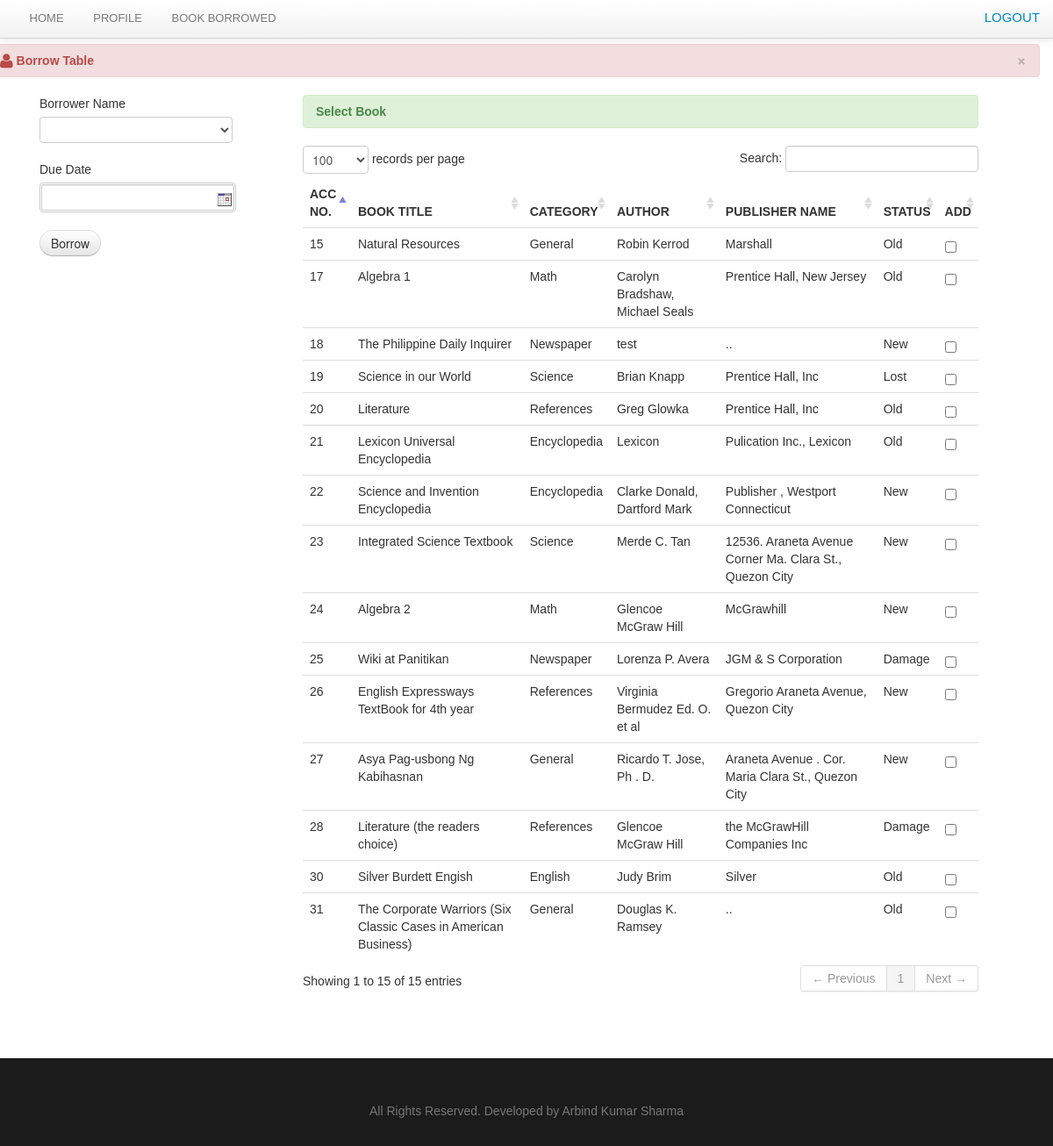
/borrow.php (signed in), run on the app's committed database.
### tables this page shows
CREATE TABLE `book` (
  `book_id` int(11) NOT NULL,
  `book_title` varchar(100) NOT NULL,
  `category_id` int(50) NOT NULL,
  `author` varchar(50) NOT NULL,
  `book_copies` int(11) NOT NULL,
  `book_pub` varchar(100) NOT NULL,
  `publisher_name` varchar(100) NOT NULL,
  `isbn` varchar(50) NOT NULL,
  `copyright_year` int(11) NOT NULL,
  `date_receive` varchar(20) NOT NULL,
  `date_added` datetime NOT NULL,
  `status` varchar(30) NOT NULL
);

CREATE TABLE `category` (
  `category_id` int(11) NOT NULL,
  `classname` varchar(50) DEFAULT NULL
);

### borrow.php (the view, shortened to what this page needs)
<?php include('header.php'); ?>
<?php include('navbar.php'); ?>
    <div class="container">
		<div class="margin-top">
			<div class="row">
								<div class="alert alert-danger">
                                    <button type="button" class="close" data-dismiss="alert">&times;</button>
                                    <strong><i class="icon-user icon-large"></i>&nbsp;Borrow Table</strong>
                                </div>
		<div class="span12">
		<form method="post" action="borrow_save.php">
<div class="span3">
											<div class="control-group">
				<label class="control-label" for="inputEmail">Borrower Name</label>
				<div class="controls">
				<select name="member_id" class="chzn-select"required/>
				<option></option>
				<?php
        $con = mysqli_connect('localhost','root','', 'lms')or die(mysqli_error());
        $result =  mysqli_query($con, "select * from member")or die(mysqli_error());
				while ($row=mysqli_fetch_array($result)){ ?>
				<option value="<?php echo $row['member_id']; ?>"><?php echo $row['firstname']." ".$row['lastname']; ?></option>
				<?php } ?>
				</div>
			</div>
				<div class="control-group">
					<label class="control-label" for="inputEmail">Due Date</label>
					<div class="controls">
					<input type="text"  class="w8em format-d-m-y highlight-days-67 range-low-today" name="due_date" id="sd" maxlength="10" style="border: 3px double #CCCCCC;" required/>
					</div>
				</div>
				<div class="control-group">
					<div class="controls">
								<button name="delete_student" class="btn btn-default">Borrow</button>
					</div>
				</div>
				</div>
				<div class="span8">
						<div class="alert alert-success"><strong>Select Book</strong></div>
                            <table cellpadding="0" cellspacing="0" border="0" class="table" id="example">
                                <thead>
                                    <tr>
                                        <th>Acc No.</th>
                                        <th>Book title</th>
                                        <th>Category</th>
										<th>Author</th>
										<th>Publisher name</th>
										<th>status</th>
										<th>Add</th>
                                    </tr>
                                </thead>
                                <tbody>
                                  <?php  $user_query=mysqli_query($con, "select * from book where status != 'Archive' ")or die(mysqli_error());
									while($row=mysqli_fetch_array($user_query)){
									$id=$row['book_id'];
									$cat_id=$row['category_id'];
											$cat_query = mysqli_query($con, "select * from category where category_id = '$cat_id'")or die(mysqli_error());
											$cat_row = mysqli_fetch_array($cat_query);
									?>
									<tr class="del<?php echo $id ?>">
                                    <td><?php echo $row['book_id']; ?></td>
                                    <td><?php echo $row['book_title']; ?></td>
									<td><?php echo $cat_row ['classname']; ?> </td>
                                    <td><?php echo $row['author']; ?> </td>
									 <td><?php echo $row['publisher_name']; ?></td>
									  <td width=""><?php echo $row['status']; ?></td>
                                    <td width="20">
												<input id="" class="uniform_on" name="selector[]" type="checkbox" value="<?php echo $id; ?>" >
                                    </td>
                                    </tr>
									<?php  }  ?>
                                </tbody>
                            </table>
			    </form>
			</div>
			</div>
			</div>
		</div>
<?php include('footer.php') ?>

### header.php (shortened to what this page needs)
<!DOCTYPE html>
<html>
<head>
			<link href="css/bootstrap.css" rel="stylesheet" media="screen">
			<link href="css/bootstrap-responsive.css" rel="stylesheet" media="screen">
			<link href="css/docs.css" rel="stylesheet" media="screen">
			<link href="css/diapo.css" rel="stylesheet" media="screen">
			<link href="css/font-awesome.css" rel="stylesheet" media="screen">
			<link rel="stylesheet" type="text/css" href="css/style.css" />
			<link rel="stylesheet" type="text/css" href="css/DT_bootstrap.css" />
			<link rel="stylesheet" type="text/css" media="print" href="css/print.css" />
        <link href="css/datepicker.css" rel="stylesheet" type="text/css" />
</head>
<body>

### navbar.php (shortened to what this page needs)
 <div class="navbar navbar-fixed-top nav-wrapper">
       <div class="navbar-inner">
           <div class="container">
               <div class="nav-collapse collapse">
<ul class="nav">
<li><a href="dashboard.php"></i>&nbsp;Home</a></li>
     <?php if(isset($_SESSION['role']) && ($_SESSION['role'] == 'admin')) {?>
       <?php include('dropdown.php');?>
       <li><a href="books.php">&nbsp;Books</a></li>
		<li><a href="student.php"></i>&nbsp;Students</a></li>
     <?php } else {?>
         <li><a href="studentProfile.php"></i>&nbsp;Profile</a></li>
         <li><a href="student_book_borrowed.php"></i>&nbsp;Book Borrowed</a></li>
     <?php }?>
</ul>
 <div class="pull-right">
	<div class="admin"><a href="#logout" data-toggle="modal"></i>&nbsp;Logout</a></div>
                </div>
               </div>
           </div>
       </div>
   </div>

### footer.php (shortened to what this page needs)
    <footer class="footer">
      <div class="container">
	  <div class="foot-margin">
        <p></br> All Rights Reserved. Developed by Arbind Kumar Sharma</p>
      </div>
      </div>
    </footer>
</body>
</html>

### css/docs.css (style rules this page uses)
body { font-family:'TR Century Gothic',Helvetica,Arial,sans-serif !important; }
.btn { border-radius: 25px !important; }
.alert { text-shadow: none; }
th { text-transform:uppercase; }
.nav li a { text-transform:uppercase; }
.admin { color: yellow; font-size: 15px; margin-top: 10px; text-transform: uppercase; }
.margin-top { margin-top:50px; }
body { background: url(../img/grid_noise.png); position: relative; }
body > .navbar { font-size: 13px; }
.footer { text-align: center; padding: 30px 0; margin-top: 70px; border-top: 1px solid #e5e5e5; background-color:#1B1B1B; }
.footer p { margin-bottom: 0; color: #777; }

### css/print.css (style rules this page uses)
.navbar { display:none; }
th { text-align:left; }
td { text-align:left; border-top:1px solid; padding:2px; }
.btn { display:none; }
.alert { display:none; }
body { font-family:arial; font-size:13px; }
.nav { display:none; }

### data on the page
book: book_id "15", book_title "Natural Resources", category.classname "General", author "Robin Kerrod", publisher_name "Marshall", status "Old"
book: book_id "17", book_title "Algebra 1", category.classname "Math", author "Carolyn Bradshaw, Michael Seals", publisher_name "Prentice Hall, New Jersey", status "Old"
book: book_id "18", book_title "The Philippine Daily Inquirer", category.classname "Newspaper", author "test", publisher_name "..", status "New"
book: book_id "19", book_title "Science in our World", category.classname "Science", author "Brian Knapp", publisher_name "Prentice Hall, Inc", status "Lost"
book: book_id "20", book_title "Literature", category.classname "References", author "Greg Glowka", publisher_name "Prentice Hall, Inc", status "Old"
book: book_id "21", book_title "Lexicon Universal Encyclopedia", category.classname "Encyclopedia", author "Lexicon", publisher_name "Pulication Inc., Lexicon", status "Old"
book: book_id "22", book_title "Science and Invention Encyclopedia", category.classname "Encyclopedia", author "Clarke Donald, Dartford Mark", publisher_name "Publisher , Westport Connecticut", status "New"
book: book_id "23", book_title "Integrated Science Textbook", category.classname "Science", author "Merde C. Tan", publisher_name "12536. Araneta Avenue Corner Ma. Clara St., Quezon City", status "New"
book: book_id "24", book_title "Algebra 2", category.classname "Math", author "Glencoe McGraw Hill", publisher_name "McGrawhill", status "New"
book: book_id "25", book_title "Wiki at Panitikan", category.classname "Newspaper", author "Lorenza P. Avera", publisher_name "JGM & S Corporation", status "Damage"
book: book_id "26", book_title "English Expressways TextBook for 4th year", category.classname "References", author "Virginia Bermudez Ed. O. et al", publisher_name "Gregorio Araneta Avenue, Quezon City", status "New"
book: book_id "27", book_title "Asya Pag-usbong Ng Kabihasnan", category.classname "General", author "Ricardo T. Jose, Ph . D.", publisher_name "Araneta Avenue . Cor. Maria Clara St., Quezon City", status "New"
book: book_id "28", book_title "Literature (the readers choice)", category.classname "References", author "Glencoe McGraw Hill", publisher_name "the McGrawHill Companies Inc", status "Damage"
book: book_id "30", book_title "Silver Burdett Engish", category.classname "English", author "Judy Brim", publisher_name "Silver", status "Old"
book: book_id "31", book_title "The Corporate Warriors (Six Classic Cases in American Business)", category.classname "General", author "Douglas K. Ramsey", publisher_name "..", status "Old"
